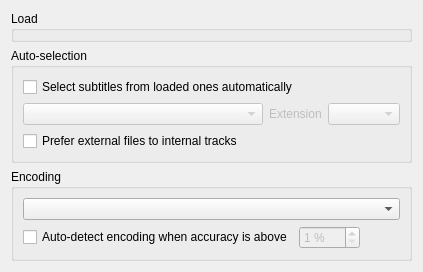
       <widget class="QWidget" name="sub_load">
        <property name="name" stdset="0">
         <string>Subtitle</string>
        </property>
        <property name="icon" stdset="0">
         <iconset>
          <normaloff>:/img/subtitle.png</normaloff>:/img/subtitle.png</iconset>
        </property>
        <layout class="QVBoxLayout" name="verticalLayout_18">
         <item>
          <widget class="AutoloaderWidget" name="sub_autoload_v2">
           <property name="sizePolicy">
            <sizepolicy hsizetype="Preferred" vsizetype="Expanding">
             <horstretch>0</horstretch>
             <verstretch>0</verstretch>
            </sizepolicy>
           </property>
           <property name="title">
            <string>Load</string>
           </property>
          </widget>
         </item>
         <item>
          <widget class="QGroupBox" name="groupBox_9">
           <property name="title">
            <string>Auto-selection</string>
           </property>
           <layout class="QVBoxLayout" name="verticalLayout_12">
            <item>
             <widget class="QCheckBox" name="sub_enable_autoselect">
              <property name="text">
               <string>Select subtitles from loaded ones automatically</string>
              </property>
             </widget>
            </item>
            <item>
             <layout class="QHBoxLayout" name="horizontalLayout_4">
              <item>
               <widget class="AutoselectModeComboBox" name="sub_autoselect">
                <property name="enabled">
                 <bool>false</bool>
                </property>
                <property name="sizePolicy">
                 <sizepolicy hsizetype="Expanding" vsizetype="Fixed">
                  <horstretch>0</horstretch>
                  <verstretch>0</verstretch>
                 </sizepolicy>
                </property>
                <property name="toolTip">
                 <string>Select next subtitles in automatically loaded subtitles.</string>
                </property>
                <property name="sizeAdjustPolicy">
                 <enum>QComboBox::AdjustToContents</enum>
                </property>
               </widget>
              </item>
              <item>
               <widget class="QLabel" name="sub_ext_label">
                <property name="enabled">
                 <bool>false</bool>
                </property>
                <property name="text">
                 <string>Extension</string>
                </property>
               </widget>
              </item>
              <item>
               <widget class="DataComboBox" name="sub_ext">
                <property name="enabled">
                 <bool>false</bool>
                </property>
                <property name="sizePolicy">
                 <sizepolicy hsizetype="Minimum" vsizetype="Fixed">
                  <horstretch>0</horstretch>
                  <verstretch>0</verstretch>
                 </sizepolicy>
                </property>
               </widget>
              </item>
             </layout>
            </item>
            <item>
             <widget class="QCheckBox" name="sub_prefer_external">
              <property name="text">
               <string>Prefer external files to internal tracks</string>
              </property>
             </widget>
            </item>
           </layout>
          </widget>
         </item>
         <item>
          <widget class="QGroupBox" name="groupBox_10">
           <property name="title">
            <string>Encoding</string>
           </property>
           <layout class="QVBoxLayout" name="verticalLayout_13">
            <item>
             <widget class="EncodingComboBox" name="sub_enc">
              <property name="toolTip">
               <string>Open subtitle file with selected encoding.</string>
              </property>
              <property name="sizeAdjustPolicy">
               <enum>QComboBox::AdjustToContentsOnFirstShow</enum>
              </property>
             </widget>
            </item>
            <item>
             <layout class="QHBoxLayout" name="horizontalLayout_5">
              <item>
               <widget class="QCheckBox" name="sub_enc_autodetection">
                <property name="text">
                 <string>Auto-detect encoding when accuracy is above</string>
                </property>
               </widget>
              </item>
              <item>
               <widget class="QSpinBox" name="sub_enc_accuracy">
                <property name="enabled">
                 <bool>false</bool>
                </property>
                <property name="accelerated">
                 <bool>true</bool>
                </property>
                <property name="suffix">
                 <string> %</string>
                </property>
                <property name="minimum">
                 <number>1</number>
                </property>
                <property name="maximum">
                 <number>100</number>
                </property>
               </widget>
              </item>
              <item>
               <spacer name="horizontalSpacer_6">
                <property name="orientation">
                 <enum>Qt::Horizontal</enum>
                </property>
                <property name="sizeHint" stdset="0">
                 <size>
                  <width>40</width>
                  <height>20</height>
                 </size>
                </property>
               </spacer>
              </item>
             </layout>
            </item>
           </layout>
          </widget>
         </item>
        </layout>
       </widget>
